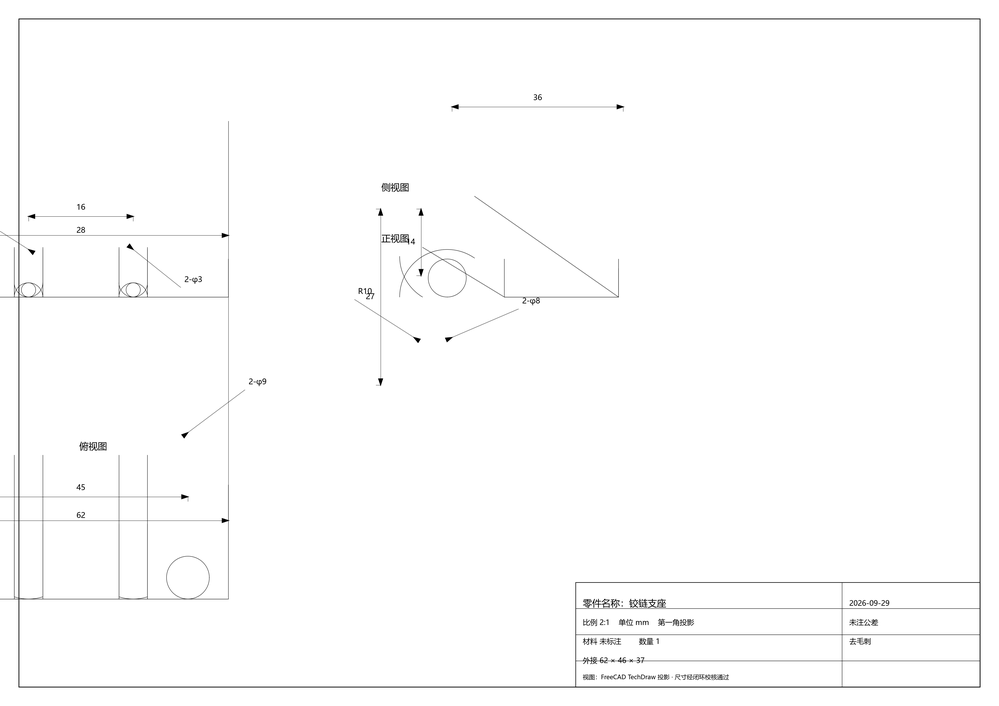
#> input picture docs/baseline/before-s3fix/bracket.png, 999 x 706 px, shrunk from 4960 x 3507 before the run, found by its file name
$ python diff_images.py docs/baseline/before-s3fix/bracket.png parts/bracket/drawing.png
#> lines starting #> are read from the running program, lines starting #| are printed output that depends on the picture
# -*- coding: utf-8 -*-
r"""diff_images.py —— 两张图做像素级对比（出图重构的视觉回归工具）

为什么需要它
------------
出图代码（s2_drawing / s3_render）重构后，闭环照样能 pass —— 因为它校验的是
「尺寸数值」，不是「版面」。标注挪位置、跑出图框这类问题只有看图才知道。
本工具把「逐张人眼审图」压成「看差异区域」，如果改的是行为保持的重构，应该输出 0 差异。

用法
----
    python tools/diff_images.py <基线图> <新图>
    python tools/diff_images.py docs/baseline/before-s3fix/bracket.png parts/bracket/drawing.png

退出码：0 = 完全一致｜1 = 有差异｜2 = 出错
"""
import sys


def main(argv=None):
    try:
        sys.stdout.reconfigure(encoding="utf-8", errors="replace")
    except Exception:
        pass
    argv = sys.argv[1:] if argv is None else argv
    if len(argv) < 2:
        print(__doc__)
        return 2
    a_path, b_path = argv[0], argv[1]

    try:
        import numpy as np
        from PIL import Image
    except ImportError:
        print("需要 Pillow + numpy（本机 .venv 随 matplotlib 已安装）")
        return 2

    a = Image.open(a_path).convert("RGB")
    b = Image.open(b_path).convert("RGB")
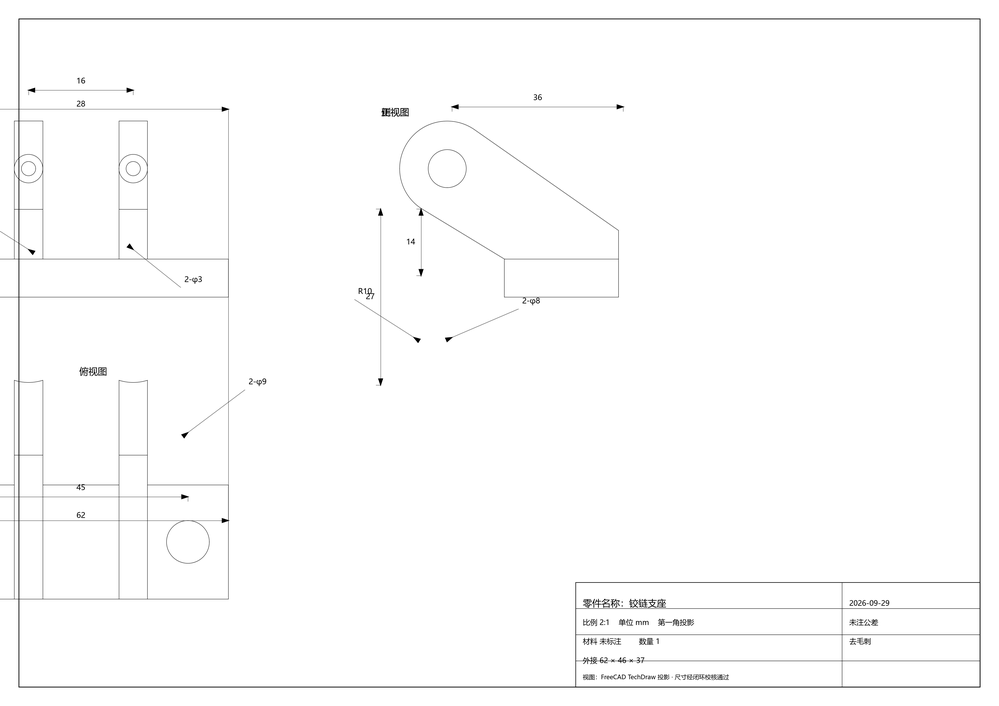
#> input picture parts/bracket/drawing.png, 999 x 706 px, shrunk from 4960 x 3507 before the run, found by its file name
    print("基线  %-12s %s" % (str(a.size), a_path))
#| 基线  (999, 706)   docs/baseline/before-s3fix/bracket.png
    print("新图  %-12s %s" % (str(b.size), b_path))
#| 新图  (999, 706)   parts/bracket/drawing.png
    if a.size != b.size:
        print("!! 画布尺寸不同 —— 版面变了")

    w = min(a.size[0], b.size[0])
#> w = 999
    h = min(a.size[1], b.size[1])
#> h = 706
    A = np.asarray(a.crop((0, 0, w, h)), dtype=np.int16)
    B = np.asarray(b.crop((0, 0, w, h)), dtype=np.int16)
    d = np.abs(A - B).sum(axis=2)
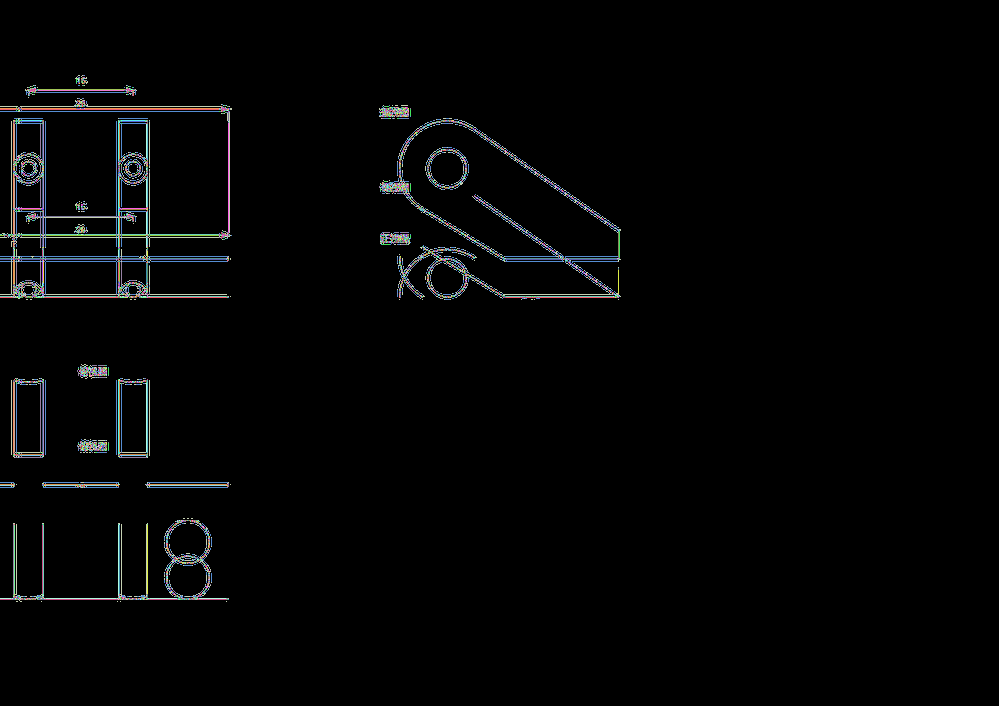
#> d: shape (706, 999) int64; 240 distinct labels, from 0 to 765; one colour per label, 0 black
    n = int((d > 0).sum())
#> n = 18945
    total = w * h
#> total = 705294
    print("差异像素  %d / %d（%.4f%%）　最大通道差 %d"
          % (n, total, n * 100.0 / total, int(d.max())))
#| 差异像素  18945 / 705294（2.6861%）　最大通道差 765

    if n == 0 and a.size == b.size:
        print("=> 完全一致 ✅")
        return 0
    ys, xs = (d > 0).nonzero()
#> ys = 18945 values from 75 to 601; xs = 18945 values, max 620 at index 7345, min 0 at index 564, mean 208.6
    if len(xs):
        print("=> 差异区域  x[%d, %d]  y[%d, %d]（人工只需看这一块）"
              % (xs.min(), xs.max(), ys.min(), ys.max()))
#| => 差异区域  x[0, 620]  y[75, 601]（人工只需看这一块）
    return 1


if __name__ == "__main__":
#> (the run stopped early here; a loop or call above may not have finished)
